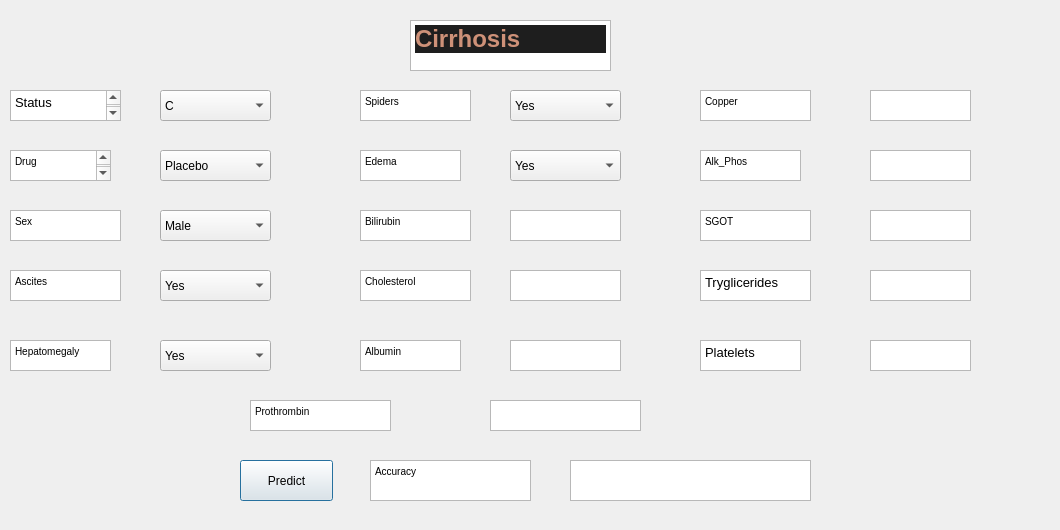
<?xml version="1.0" encoding="UTF-8"?>
<ui version="4.0">
 <class>Dialog</class>
 <widget class="QDialog" name="Dialog">
  <property name="geometry">
   <rect>
    <x>0</x>
    <y>0</y>
    <width>1060</width>
    <height>530</height>
   </rect>
  </property>
  <property name="windowTitle">
   <string>Dialog</string>
  </property>
  <widget class="QComboBox" name="cbx_sex">
   <property name="geometry">
    <rect>
     <x>160</x>
     <y>210</y>
     <width>111</width>
     <height>31</height>
    </rect>
   </property>
   <item>
    <property name="text">
     <string>Male</string>
    </property>
   </item>
   <item>
    <property name="text">
     <string>Female</string>
    </property>
   </item>
  </widget>
  <widget class="QTextEdit" name="textEdit">
   <property name="geometry">
    <rect>
     <x>10</x>
     <y>210</y>
     <width>111</width>
     <height>31</height>
    </rect>
   </property>
   <property name="html">
    <string>&lt;!DOCTYPE HTML PUBLIC &quot;-//W3C//DTD HTML 4.0//EN&quot; &quot;http://www.w3.org/TR/REC-html40/strict.dtd&quot;&gt;
&lt;html&gt;&lt;head&gt;&lt;meta name=&quot;qrichtext&quot; content=&quot;1&quot; /&gt;&lt;style type=&quot;text/css&quot;&gt;
p, li { white-space: pre-wrap; }
&lt;/style&gt;&lt;/head&gt;&lt;body style=&quot; font-family:'MS Shell Dlg 2'; font-size:7.8pt; font-weight:400; font-style:normal;&quot;&gt;
&lt;p style=&quot; margin-top:0px; margin-bottom:0px; margin-left:0px; margin-right:0px; -qt-block-indent:0; text-indent:0px;&quot;&gt;Sex&lt;/p&gt;&lt;/body&gt;&lt;/html&gt;</string>
   </property>
  </widget>
  <widget class="QComboBox" name="cbx_status">
   <property name="geometry">
    <rect>
     <x>160</x>
     <y>90</y>
     <width>111</width>
     <height>31</height>
    </rect>
   </property>
   <item>
    <property name="text">
     <string>C</string>
    </property>
   </item>
   <item>
    <property name="text">
     <string>D</string>
    </property>
   </item>
   <item>
    <property name="text">
     <string>CL</string>
    </property>
   </item>
  </widget>
  <widget class="QTextEdit" name="textEdit_2">
   <property name="geometry">
    <rect>
     <x>10</x>
     <y>90</y>
     <width>111</width>
     <height>31</height>
    </rect>
   </property>
   <property name="html">
    <string>&lt;!DOCTYPE HTML PUBLIC &quot;-//W3C//DTD HTML 4.0//EN&quot; &quot;http://www.w3.org/TR/REC-html40/strict.dtd&quot;&gt;
&lt;html&gt;&lt;head&gt;&lt;meta name=&quot;qrichtext&quot; content=&quot;1&quot; /&gt;&lt;style type=&quot;text/css&quot;&gt;
p, li { white-space: pre-wrap; }
&lt;/style&gt;&lt;/head&gt;&lt;body style=&quot; font-family:'MS Shell Dlg 2'; font-size:7.8pt; font-weight:400; font-style:normal;&quot;&gt;
&lt;p style=&quot; margin-top:0px; margin-bottom:0px; margin-left:0px; margin-right:0px; -qt-block-indent:0; text-indent:0px;&quot;&gt;&lt;span style=&quot; font-size:10pt;&quot;&gt;Status&lt;/span&gt;&lt;/p&gt;
&lt;p style=&quot;-qt-paragraph-type:empty; margin-top:0px; margin-bottom:0px; margin-left:0px; margin-right:0px; -qt-block-indent:0; text-indent:0px; font-size:10pt;&quot;&gt;&lt;br /&gt;&lt;/p&gt;&lt;/body&gt;&lt;/html&gt;</string>
   </property>
  </widget>
  <widget class="QTextEdit" name="textEdit_3">
   <property name="geometry">
    <rect>
     <x>10</x>
     <y>150</y>
     <width>101</width>
     <height>31</height>
    </rect>
   </property>
   <property name="html">
    <string>&lt;!DOCTYPE HTML PUBLIC &quot;-//W3C//DTD HTML 4.0//EN&quot; &quot;http://www.w3.org/TR/REC-html40/strict.dtd&quot;&gt;
&lt;html&gt;&lt;head&gt;&lt;meta name=&quot;qrichtext&quot; content=&quot;1&quot; /&gt;&lt;style type=&quot;text/css&quot;&gt;
p, li { white-space: pre-wrap; }
&lt;/style&gt;&lt;/head&gt;&lt;body style=&quot; font-family:'MS Shell Dlg 2'; font-size:7.8pt; font-weight:400; font-style:normal;&quot;&gt;
&lt;p style=&quot; margin-top:0px; margin-bottom:0px; margin-left:0px; margin-right:0px; -qt-block-indent:0; text-indent:0px;&quot;&gt;Drug&lt;/p&gt;
&lt;p style=&quot;-qt-paragraph-type:empty; margin-top:0px; margin-bottom:0px; margin-left:0px; margin-right:0px; -qt-block-indent:0; text-indent:0px;&quot;&gt;&lt;br /&gt;&lt;/p&gt;&lt;/body&gt;&lt;/html&gt;</string>
   </property>
  </widget>
  <widget class="QComboBox" name="cbx_drug">
   <property name="geometry">
    <rect>
     <x>160</x>
     <y>150</y>
     <width>111</width>
     <height>31</height>
    </rect>
   </property>
   <item>
    <property name="text">
     <string>Placebo</string>
    </property>
   </item>
   <item>
    <property name="text">
     <string>D-penicillamine</string>
    </property>
   </item>
  </widget>
  <widget class="QTextEdit" name="textEdit_4">
   <property name="geometry">
    <rect>
     <x>10</x>
     <y>270</y>
     <width>111</width>
     <height>31</height>
    </rect>
   </property>
   <property name="html">
    <string>&lt;!DOCTYPE HTML PUBLIC &quot;-//W3C//DTD HTML 4.0//EN&quot; &quot;http://www.w3.org/TR/REC-html40/strict.dtd&quot;&gt;
&lt;html&gt;&lt;head&gt;&lt;meta name=&quot;qrichtext&quot; content=&quot;1&quot; /&gt;&lt;style type=&quot;text/css&quot;&gt;
p, li { white-space: pre-wrap; }
&lt;/style&gt;&lt;/head&gt;&lt;body style=&quot; font-family:'MS Shell Dlg 2'; font-size:7.8pt; font-weight:400; font-style:normal;&quot;&gt;
&lt;p style=&quot; margin-top:0px; margin-bottom:0px; margin-left:0px; margin-right:0px; -qt-block-indent:0; text-indent:0px;&quot;&gt;Ascites&lt;/p&gt;&lt;/body&gt;&lt;/html&gt;</string>
   </property>
  </widget>
  <widget class="QComboBox" name="cbx_ascities">
   <property name="geometry">
    <rect>
     <x>160</x>
     <y>270</y>
     <width>111</width>
     <height>31</height>
    </rect>
   </property>
   <item>
    <property name="text">
     <string>Yes </string>
    </property>
   </item>
   <item>
    <property name="text">
     <string>No</string>
    </property>
   </item>
  </widget>
  <widget class="QTextEdit" name="textEdit_5">
   <property name="geometry">
    <rect>
     <x>10</x>
     <y>340</y>
     <width>101</width>
     <height>31</height>
    </rect>
   </property>
   <property name="html">
    <string>&lt;!DOCTYPE HTML PUBLIC &quot;-//W3C//DTD HTML 4.0//EN&quot; &quot;http://www.w3.org/TR/REC-html40/strict.dtd&quot;&gt;
&lt;html&gt;&lt;head&gt;&lt;meta name=&quot;qrichtext&quot; content=&quot;1&quot; /&gt;&lt;style type=&quot;text/css&quot;&gt;
p, li { white-space: pre-wrap; }
&lt;/style&gt;&lt;/head&gt;&lt;body style=&quot; font-family:'MS Shell Dlg 2'; font-size:7.8pt; font-weight:400; font-style:normal;&quot;&gt;
&lt;p style=&quot; margin-top:0px; margin-bottom:0px; margin-left:0px; margin-right:0px; -qt-block-indent:0; text-indent:0px;&quot;&gt;Hepatomegaly&lt;/p&gt;&lt;/body&gt;&lt;/html&gt;</string>
   </property>
  </widget>
  <widget class="QComboBox" name="hepatomegaly">
   <property name="geometry">
    <rect>
     <x>160</x>
     <y>340</y>
     <width>111</width>
     <height>31</height>
    </rect>
   </property>
   <item>
    <property name="text">
     <string>Yes</string>
    </property>
   </item>
   <item>
    <property name="text">
     <string>No</string>
    </property>
   </item>
  </widget>
  <widget class="QComboBox" name="cbx_edema">
   <property name="geometry">
    <rect>
     <x>510</x>
     <y>150</y>
     <width>111</width>
     <height>31</height>
    </rect>
   </property>
   <item>
    <property name="text">
     <string>Yes</string>
    </property>
   </item>
   <item>
    <property name="text">
     <string>No</string>
    </property>
   </item>
  </widget>
  <widget class="QTextEdit" name="textEdit_6">
   <property name="geometry">
    <rect>
     <x>360</x>
     <y>210</y>
     <width>111</width>
     <height>31</height>
    </rect>
   </property>
   <property name="html">
    <string>&lt;!DOCTYPE HTML PUBLIC &quot;-//W3C//DTD HTML 4.0//EN&quot; &quot;http://www.w3.org/TR/REC-html40/strict.dtd&quot;&gt;
&lt;html&gt;&lt;head&gt;&lt;meta name=&quot;qrichtext&quot; content=&quot;1&quot; /&gt;&lt;style type=&quot;text/css&quot;&gt;
p, li { white-space: pre-wrap; }
&lt;/style&gt;&lt;/head&gt;&lt;body style=&quot; font-family:'MS Shell Dlg 2'; font-size:7.8pt; font-weight:400; font-style:normal;&quot;&gt;
&lt;p style=&quot; margin-top:0px; margin-bottom:0px; margin-left:0px; margin-right:0px; -qt-block-indent:0; text-indent:0px;&quot;&gt;Bilirubin&lt;/p&gt;&lt;/body&gt;&lt;/html&gt;</string>
   </property>
  </widget>
  <widget class="QComboBox" name="cbx_spiders">
   <property name="geometry">
    <rect>
     <x>510</x>
     <y>90</y>
     <width>111</width>
     <height>31</height>
    </rect>
   </property>
   <item>
    <property name="text">
     <string>Yes</string>
    </property>
   </item>
   <item>
    <property name="text">
     <string>No</string>
    </property>
   </item>
  </widget>
  <widget class="QTextEdit" name="textEdit_7">
   <property name="geometry">
    <rect>
     <x>360</x>
     <y>150</y>
     <width>101</width>
     <height>31</height>
    </rect>
   </property>
   <property name="html">
    <string>&lt;!DOCTYPE HTML PUBLIC &quot;-//W3C//DTD HTML 4.0//EN&quot; &quot;http://www.w3.org/TR/REC-html40/strict.dtd&quot;&gt;
&lt;html&gt;&lt;head&gt;&lt;meta name=&quot;qrichtext&quot; content=&quot;1&quot; /&gt;&lt;style type=&quot;text/css&quot;&gt;
p, li { white-space: pre-wrap; }
&lt;/style&gt;&lt;/head&gt;&lt;body style=&quot; font-family:'MS Shell Dlg 2'; font-size:7.8pt; font-weight:400; font-style:normal;&quot;&gt;
&lt;p style=&quot; margin-top:0px; margin-bottom:0px; margin-left:0px; margin-right:0px; -qt-block-indent:0; text-indent:0px;&quot;&gt;Edema&lt;/p&gt;&lt;/body&gt;&lt;/html&gt;</string>
   </property>
  </widget>
  <widget class="QTextEdit" name="textEdit_8">
   <property name="geometry">
    <rect>
     <x>360</x>
     <y>340</y>
     <width>101</width>
     <height>31</height>
    </rect>
   </property>
   <property name="html">
    <string>&lt;!DOCTYPE HTML PUBLIC &quot;-//W3C//DTD HTML 4.0//EN&quot; &quot;http://www.w3.org/TR/REC-html40/strict.dtd&quot;&gt;
&lt;html&gt;&lt;head&gt;&lt;meta name=&quot;qrichtext&quot; content=&quot;1&quot; /&gt;&lt;style type=&quot;text/css&quot;&gt;
p, li { white-space: pre-wrap; }
&lt;/style&gt;&lt;/head&gt;&lt;body style=&quot; font-family:'MS Shell Dlg 2'; font-size:7.8pt; font-weight:400; font-style:normal;&quot;&gt;
&lt;p style=&quot; margin-top:0px; margin-bottom:0px; margin-left:0px; margin-right:0px; -qt-block-indent:0; text-indent:0px;&quot;&gt;Albumin&lt;/p&gt;&lt;/body&gt;&lt;/html&gt;</string>
   </property>
  </widget>
  <widget class="QTextEdit" name="textEdit_9">
   <property name="geometry">
    <rect>
     <x>360</x>
     <y>270</y>
     <width>111</width>
     <height>31</height>
    </rect>
   </property>
   <property name="html">
    <string>&lt;!DOCTYPE HTML PUBLIC &quot;-//W3C//DTD HTML 4.0//EN&quot; &quot;http://www.w3.org/TR/REC-html40/strict.dtd&quot;&gt;
&lt;html&gt;&lt;head&gt;&lt;meta name=&quot;qrichtext&quot; content=&quot;1&quot; /&gt;&lt;style type=&quot;text/css&quot;&gt;
p, li { white-space: pre-wrap; }
&lt;/style&gt;&lt;/head&gt;&lt;body style=&quot; font-family:'MS Shell Dlg 2'; font-size:7.8pt; font-weight:400; font-style:normal;&quot;&gt;
&lt;p style=&quot; margin-top:0px; margin-bottom:0px; margin-left:0px; margin-right:0px; -qt-block-indent:0; text-indent:0px;&quot;&gt;Cholesterol&lt;/p&gt;&lt;/body&gt;&lt;/html&gt;</string>
   </property>
  </widget>
  <widget class="QTextEdit" name="textEdit_10">
   <property name="geometry">
    <rect>
     <x>360</x>
     <y>90</y>
     <width>111</width>
     <height>31</height>
    </rect>
   </property>
   <property name="html">
    <string>&lt;!DOCTYPE HTML PUBLIC &quot;-//W3C//DTD HTML 4.0//EN&quot; &quot;http://www.w3.org/TR/REC-html40/strict.dtd&quot;&gt;
&lt;html&gt;&lt;head&gt;&lt;meta name=&quot;qrichtext&quot; content=&quot;1&quot; /&gt;&lt;style type=&quot;text/css&quot;&gt;
p, li { white-space: pre-wrap; }
&lt;/style&gt;&lt;/head&gt;&lt;body style=&quot; font-family:'MS Shell Dlg 2'; font-size:7.8pt; font-weight:400; font-style:normal;&quot;&gt;
&lt;p style=&quot; margin-top:0px; margin-bottom:0px; margin-left:0px; margin-right:0px; -qt-block-indent:0; text-indent:0px;&quot;&gt;Spiders&lt;/p&gt;&lt;/body&gt;&lt;/html&gt;</string>
   </property>
  </widget>
  <widget class="QTextEdit" name="textEdit_11">
   <property name="geometry">
    <rect>
     <x>700</x>
     <y>210</y>
     <width>111</width>
     <height>31</height>
    </rect>
   </property>
   <property name="html">
    <string>&lt;!DOCTYPE HTML PUBLIC &quot;-//W3C//DTD HTML 4.0//EN&quot; &quot;http://www.w3.org/TR/REC-html40/strict.dtd&quot;&gt;
&lt;html&gt;&lt;head&gt;&lt;meta name=&quot;qrichtext&quot; content=&quot;1&quot; /&gt;&lt;style type=&quot;text/css&quot;&gt;
p, li { white-space: pre-wrap; }
&lt;/style&gt;&lt;/head&gt;&lt;body style=&quot; font-family:'MS Shell Dlg 2'; font-size:7.8pt; font-weight:400; font-style:normal;&quot;&gt;
&lt;p style=&quot; margin-top:0px; margin-bottom:0px; margin-left:0px; margin-right:0px; -qt-block-indent:0; text-indent:0px;&quot;&gt;SGOT&lt;/p&gt;&lt;/body&gt;&lt;/html&gt;</string>
   </property>
  </widget>
  <widget class="QTextEdit" name="textEdit_12">
   <property name="geometry">
    <rect>
     <x>700</x>
     <y>150</y>
     <width>101</width>
     <height>31</height>
    </rect>
   </property>
   <property name="html">
    <string>&lt;!DOCTYPE HTML PUBLIC &quot;-//W3C//DTD HTML 4.0//EN&quot; &quot;http://www.w3.org/TR/REC-html40/strict.dtd&quot;&gt;
&lt;html&gt;&lt;head&gt;&lt;meta name=&quot;qrichtext&quot; content=&quot;1&quot; /&gt;&lt;style type=&quot;text/css&quot;&gt;
p, li { white-space: pre-wrap; }
&lt;/style&gt;&lt;/head&gt;&lt;body style=&quot; font-family:'MS Shell Dlg 2'; font-size:7.8pt; font-weight:400; font-style:normal;&quot;&gt;
&lt;p style=&quot; margin-top:0px; margin-bottom:0px; margin-left:0px; margin-right:0px; -qt-block-indent:0; text-indent:0px;&quot;&gt;Alk_Phos&lt;/p&gt;&lt;/body&gt;&lt;/html&gt;</string>
   </property>
  </widget>
  <widget class="QTextEdit" name="textEdit_13">
   <property name="geometry">
    <rect>
     <x>700</x>
     <y>340</y>
     <width>101</width>
     <height>31</height>
    </rect>
   </property>
   <property name="html">
    <string>&lt;!DOCTYPE HTML PUBLIC &quot;-//W3C//DTD HTML 4.0//EN&quot; &quot;http://www.w3.org/TR/REC-html40/strict.dtd&quot;&gt;
&lt;html&gt;&lt;head&gt;&lt;meta name=&quot;qrichtext&quot; content=&quot;1&quot; /&gt;&lt;style type=&quot;text/css&quot;&gt;
p, li { white-space: pre-wrap; }
&lt;/style&gt;&lt;/head&gt;&lt;body style=&quot; font-family:'MS Shell Dlg 2'; font-size:7.8pt; font-weight:400; font-style:normal;&quot;&gt;
&lt;p style=&quot; margin-top:0px; margin-bottom:0px; margin-left:0px; margin-right:0px; -qt-block-indent:0; text-indent:0px;&quot;&gt;&lt;span style=&quot; font-size:10pt;&quot;&gt;Platelets&lt;/span&gt;&lt;/p&gt;&lt;/body&gt;&lt;/html&gt;</string>
   </property>
  </widget>
  <widget class="QTextEdit" name="textEdit_14">
   <property name="geometry">
    <rect>
     <x>700</x>
     <y>270</y>
     <width>111</width>
     <height>31</height>
    </rect>
   </property>
   <property name="html">
    <string>&lt;!DOCTYPE HTML PUBLIC &quot;-//W3C//DTD HTML 4.0//EN&quot; &quot;http://www.w3.org/TR/REC-html40/strict.dtd&quot;&gt;
&lt;html&gt;&lt;head&gt;&lt;meta name=&quot;qrichtext&quot; content=&quot;1&quot; /&gt;&lt;style type=&quot;text/css&quot;&gt;
p, li { white-space: pre-wrap; }
&lt;/style&gt;&lt;/head&gt;&lt;body style=&quot; font-family:'MS Shell Dlg 2'; font-size:7.8pt; font-weight:400; font-style:normal;&quot;&gt;
&lt;p style=&quot; margin-top:0px; margin-bottom:0px; margin-left:0px; margin-right:0px; -qt-block-indent:0; text-indent:0px;&quot;&gt;&lt;span style=&quot; font-size:10pt;&quot;&gt;Tryglicerides&lt;/span&gt;&lt;/p&gt;&lt;/body&gt;&lt;/html&gt;</string>
   </property>
  </widget>
  <widget class="QTextEdit" name="textEdit_15">
   <property name="geometry">
    <rect>
     <x>700</x>
     <y>90</y>
     <width>111</width>
     <height>31</height>
    </rect>
   </property>
   <property name="html">
    <string>&lt;!DOCTYPE HTML PUBLIC &quot;-//W3C//DTD HTML 4.0//EN&quot; &quot;http://www.w3.org/TR/REC-html40/strict.dtd&quot;&gt;
&lt;html&gt;&lt;head&gt;&lt;meta name=&quot;qrichtext&quot; content=&quot;1&quot; /&gt;&lt;style type=&quot;text/css&quot;&gt;
p, li { white-space: pre-wrap; }
&lt;/style&gt;&lt;/head&gt;&lt;body style=&quot; font-family:'MS Shell Dlg 2'; font-size:7.8pt; font-weight:400; font-style:normal;&quot;&gt;
&lt;p style=&quot; margin-top:0px; margin-bottom:0px; margin-left:0px; margin-right:0px; -qt-block-indent:0; text-indent:0px;&quot;&gt;Copper&lt;/p&gt;&lt;/body&gt;&lt;/html&gt;</string>
   </property>
  </widget>
  <widget class="QPlainTextEdit" name="txt_bili">
   <property name="geometry">
    <rect>
     <x>510</x>
     <y>210</y>
     <width>111</width>
     <height>31</height>
    </rect>
   </property>
  </widget>
  <widget class="QTextEdit" name="txt_choles">
   <property name="geometry">
    <rect>
     <x>510</x>
     <y>270</y>
     <width>111</width>
     <height>31</height>
    </rect>
   </property>
  </widget>
  <widget class="QTextEdit" name="txt_abumin">
   <property name="geometry">
    <rect>
     <x>510</x>
     <y>340</y>
     <width>111</width>
     <height>31</height>
    </rect>
   </property>
  </widget>
  <widget class="QTextEdit" name="txt_copper">
   <property name="geometry">
    <rect>
     <x>870</x>
     <y>90</y>
     <width>101</width>
     <height>31</height>
    </rect>
   </property>
  </widget>
  <widget class="QTextEdit" name="txt_alk">
   <property name="geometry">
    <rect>
     <x>870</x>
     <y>150</y>
     <width>101</width>
     <height>31</height>
    </rect>
   </property>
  </widget>
  <widget class="QTextEdit" name="txt_sgot">
   <property name="geometry">
    <rect>
     <x>870</x>
     <y>210</y>
     <width>101</width>
     <height>31</height>
    </rect>
   </property>
  </widget>
  <widget class="QTextEdit" name="txt_trygli">
   <property name="geometry">
    <rect>
     <x>870</x>
     <y>270</y>
     <width>101</width>
     <height>31</height>
    </rect>
   </property>
  </widget>
  <widget class="QTextEdit" name="txt_platele">
   <property name="geometry">
    <rect>
     <x>870</x>
     <y>340</y>
     <width>101</width>
     <height>31</height>
    </rect>
   </property>
  </widget>
  <widget class="QTextEdit" name="textEdit_23">
   <property name="geometry">
    <rect>
     <x>250</x>
     <y>400</y>
     <width>141</width>
     <height>31</height>
    </rect>
   </property>
   <property name="html">
    <string>&lt;!DOCTYPE HTML PUBLIC &quot;-//W3C//DTD HTML 4.0//EN&quot; &quot;http://www.w3.org/TR/REC-html40/strict.dtd&quot;&gt;
&lt;html&gt;&lt;head&gt;&lt;meta name=&quot;qrichtext&quot; content=&quot;1&quot; /&gt;&lt;style type=&quot;text/css&quot;&gt;
p, li { white-space: pre-wrap; }
&lt;/style&gt;&lt;/head&gt;&lt;body style=&quot; font-family:'MS Shell Dlg 2'; font-size:7.8pt; font-weight:400; font-style:normal;&quot;&gt;
&lt;p style=&quot; margin-top:0px; margin-bottom:0px; margin-left:0px; margin-right:0px; -qt-block-indent:0; text-indent:0px;&quot;&gt;Prothrombin&lt;/p&gt;&lt;/body&gt;&lt;/html&gt;</string>
   </property>
  </widget>
  <widget class="QTextEdit" name="txt_prothrom">
   <property name="geometry">
    <rect>
     <x>490</x>
     <y>400</y>
     <width>151</width>
     <height>31</height>
    </rect>
   </property>
  </widget>
  <widget class="QPushButton" name="btn_predict">
   <property name="geometry">
    <rect>
     <x>240</x>
     <y>460</y>
     <width>93</width>
     <height>41</height>
    </rect>
   </property>
   <property name="text">
    <string>Predict</string>
   </property>
  </widget>
  <widget class="QTextEdit" name="txt_accuracy">
   <property name="geometry">
    <rect>
     <x>570</x>
     <y>460</y>
     <width>241</width>
     <height>41</height>
    </rect>
   </property>
  </widget>
  <widget class="QTextEdit" name="textEdit_26">
   <property name="geometry">
    <rect>
     <x>370</x>
     <y>460</y>
     <width>161</width>
     <height>41</height>
    </rect>
   </property>
   <property name="html">
    <string>&lt;!DOCTYPE HTML PUBLIC &quot;-//W3C//DTD HTML 4.0//EN&quot; &quot;http://www.w3.org/TR/REC-html40/strict.dtd&quot;&gt;
&lt;html&gt;&lt;head&gt;&lt;meta name=&quot;qrichtext&quot; content=&quot;1&quot; /&gt;&lt;style type=&quot;text/css&quot;&gt;
p, li { white-space: pre-wrap; }
&lt;/style&gt;&lt;/head&gt;&lt;body style=&quot; font-family:'MS Shell Dlg 2'; font-size:7.8pt; font-weight:400; font-style:normal;&quot;&gt;
&lt;p style=&quot; margin-top:0px; margin-bottom:0px; margin-left:0px; margin-right:0px; -qt-block-indent:0; text-indent:0px;&quot;&gt;Accuracy&lt;/p&gt;
&lt;p style=&quot;-qt-paragraph-type:empty; margin-top:0px; margin-bottom:0px; margin-left:0px; margin-right:0px; -qt-block-indent:0; text-indent:0px;&quot;&gt;&lt;br /&gt;&lt;/p&gt;&lt;/body&gt;&lt;/html&gt;</string>
   </property>
  </widget>
  <widget class="QTextEdit" name="textEdit_27">
   <property name="geometry">
    <rect>
     <x>410</x>
     <y>20</y>
     <width>201</width>
     <height>51</height>
    </rect>
   </property>
   <property name="html">
    <string>&lt;!DOCTYPE HTML PUBLIC &quot;-//W3C//DTD HTML 4.0//EN&quot; &quot;http://www.w3.org/TR/REC-html40/strict.dtd&quot;&gt;
&lt;html&gt;&lt;head&gt;&lt;meta name=&quot;qrichtext&quot; content=&quot;1&quot; /&gt;&lt;style type=&quot;text/css&quot;&gt;
p, li { white-space: pre-wrap; }
&lt;/style&gt;&lt;/head&gt;&lt;body style=&quot; font-family:'MS Shell Dlg 2'; font-size:7.8pt; font-weight:400; font-style:normal;&quot;&gt;
&lt;p style=&quot; margin-top:0px; margin-bottom:0px; margin-left:0px; margin-right:0px; -qt-block-indent:0; text-indent:0px; line-height:19px; background-color:#1e1e1e;&quot;&gt;&lt;span style=&quot; font-family:'Consolas','Courier New','monospace'; font-size:18pt; font-weight:600; color:#ce9178;&quot;&gt;Cirrhosis&lt;/span&gt;&lt;/p&gt;&lt;/body&gt;&lt;/html&gt;</string>
   </property>
  </widget>
 </widget>
 <resources/>
 <connections/>
</ui>
